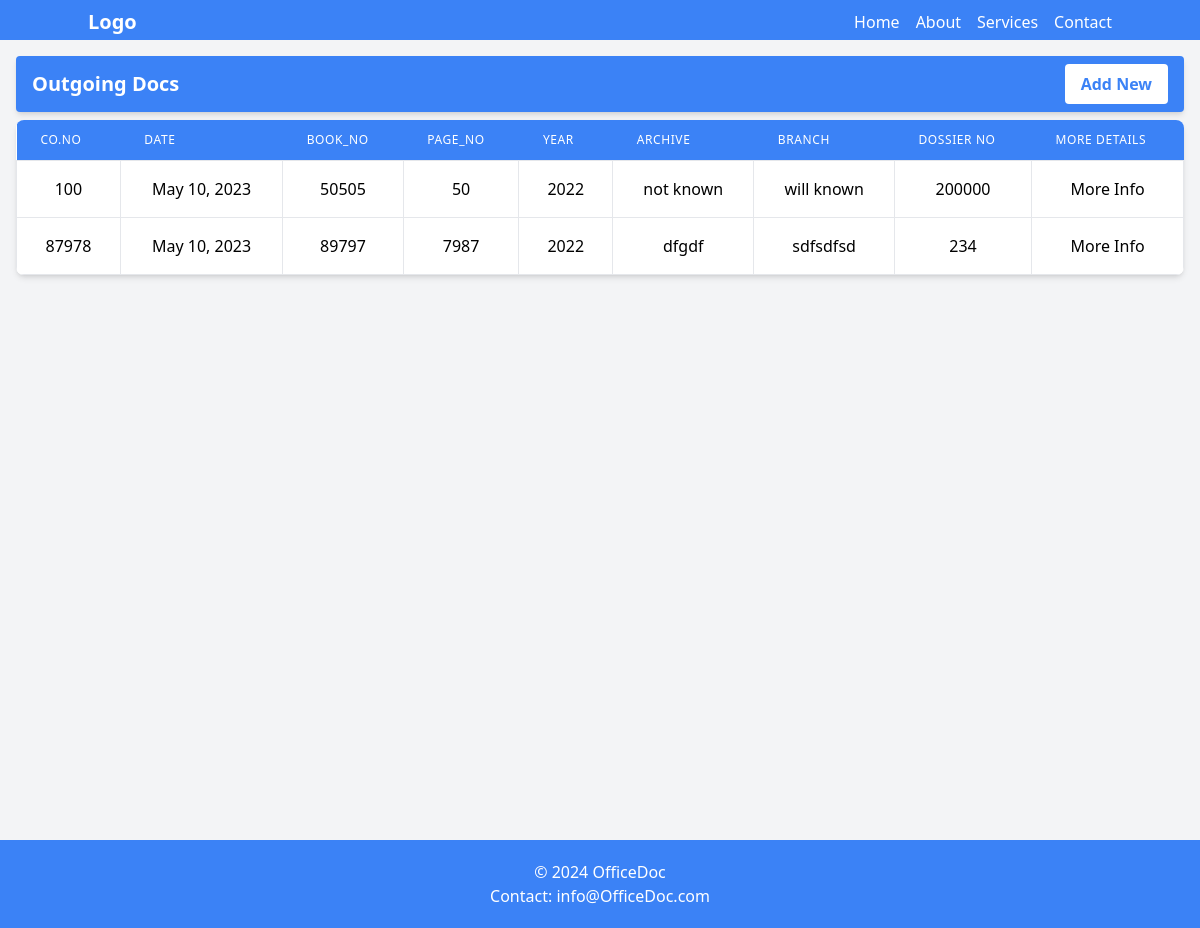
/records/outgoingDoc/, run on an earlier commit of the app's database.
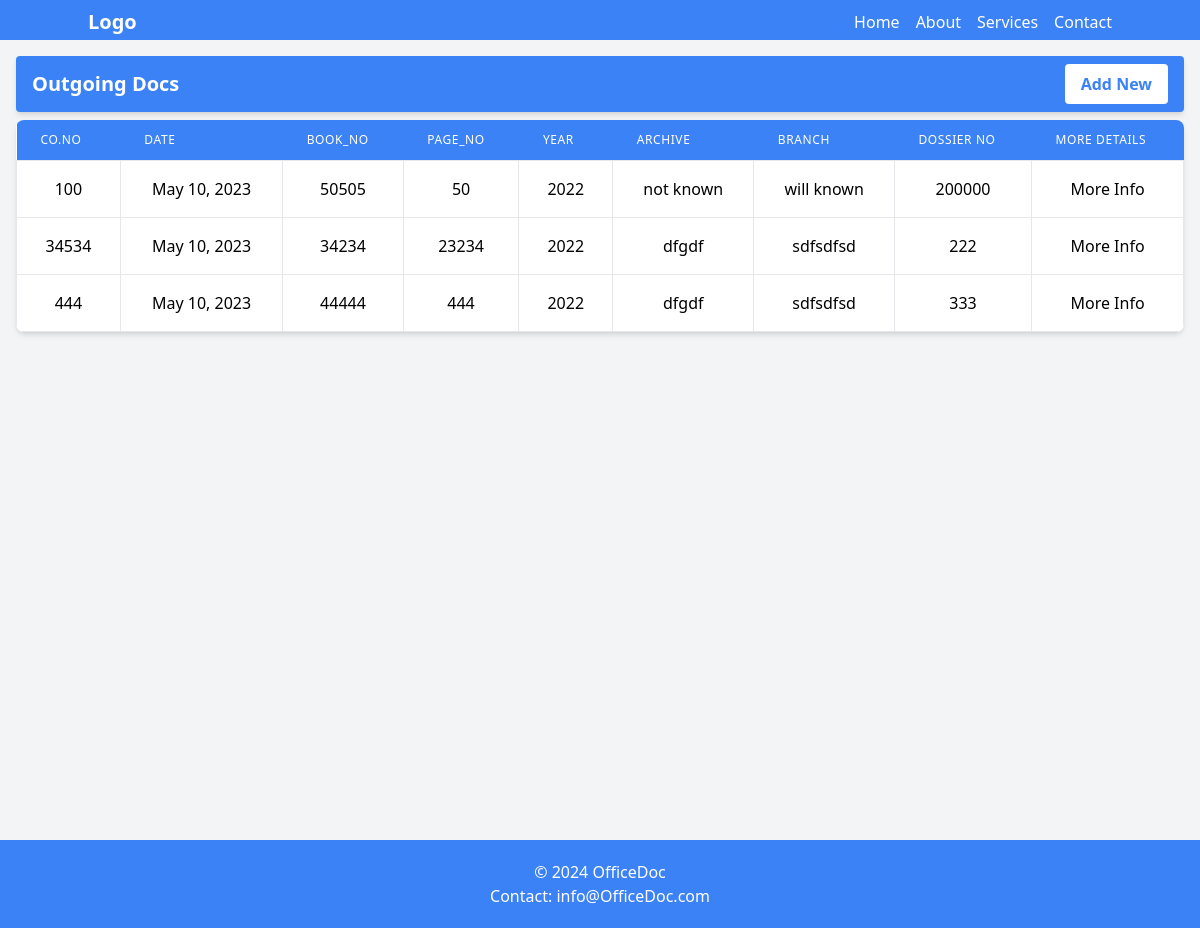
And on a later commit of the database.
### records/models.py (models this page shows, shortened)
class OutgoingDoc(models.Model):
    continuos_number = models.IntegerField(unique=True)
    date = models.DateField(null=True, blank=True)
    book_no = models.IntegerField()
    page_no = models.IntegerField()
    year    = models.CharField(max_length=20, null=True, blank=True)
    archive = models.CharField(max_length=200, null=True, blank=True)
    branch  = models.CharField(max_length=200, null=True, blank=True)
    short_explain = models.TextField()
    dossier_no = models.IntegerField()
    image = models.ImageField(upload_to="records/outgoingdocs/images", null=True, blank=True)

### records/views.py (the view)
# urls.py: path('outgoingDoc/', views.outgoingDoc, name='outgoingDoc'),
def outgoingDoc(request):
    outgoingDocs = OutgoingDoc.objects.all()
    return render (request, 'records/outgoingDocs.html', {
        'outgoingDocs': outgoingDocs,
        })

### records/templates/records/outgoingDocs.html (shortened to what this page needs)
{% extends 'base.html' %}
{% load static %}
{% block content %}
    <div class=" bg-gray-100 flex flex-col h-screen items-start  py-2 px-4">
        <div class="p-4 py-2  my-2 rounded text-white bg-blue-500 flex justify-between items-center shadow-md overflow-hidden w-full">
            <h4 class="text-xl font-bold">Outgoing Docs</h4>
            <a href="{% url 'records:addOutgoingDoc' %}">
                <button class="bg-white text-blue-500 hover:text-white hover:bg-blue-700 font-bold px-4 py-2 rounded">Add New</button>
            </a>
        </div>
        <div class="bg-white shadow-md rounded-lg overflow-hidden w-full">
            <table class="min-w-full">
                <thead>
                    <tr>
                        <th class="px-6 py-3 bg-blue-500 text-left text-xs leading-4 font-medium text-white uppercase tracking-wider">Co.No</th>
                        <th class="px-6 py-3 bg-blue-500 text-left text-xs leading-4 font-medium text-white uppercase tracking-wider">Date</th>
                        <th class="px-6 py-3 bg-blue-500 text-left text-xs leading-4 font-medium text-white uppercase tracking-wider">Book_no</th>
                        <th class="px-6 py-3 bg-blue-500 text-left text-xs leading-4 font-medium text-white uppercase tracking-wider">Page_no</th>
                        <th class="px-6 py-3 bg-blue-500 text-left text-xs leading-4 font-medium text-white uppercase tracking-wider">Year</th>
                        <th class="px-6 py-3 bg-blue-500 text-left text-xs leading-4 font-medium text-white uppercase tracking-wider">Archive</th>
                        <th class="px-6 py-3 bg-blue-500 text-left text-xs leading-4 font-medium text-white uppercase tracking-wider">Branch</th>
                        <th class="px-6 py-3 bg-blue-500 text-left text-xs leading-4 font-medium text-white uppercase tracking-wider">Dossier No</th>
                        <th class="px-6 py-3 bg-blue-500 text-left text-xs leading-4 font-medium text-white uppercase tracking-wider">More Details</th>
                    </tr>
                </thead>
                <tbody class="bg-white divide-y divide-gray-200 r">
                    {% for outgoingDoc in outgoingDocs %}
                        <tr class="hover:bg-blue-50">
                            <td class="px-6 py-4 whitespace-no-wrap border text-center">{{outgoingDoc.continuos_number}}</td>
                            <td class="px-6 py-4 whitespace-no-wrap border text-center">{{outgoingDoc.date}}</td>
                            <td class="px-6 py-4 whitespace-no-wrap border text-center">{{outgoingDoc.book_no}}</td>
                            <td class="px-6 py-4 whitespace-no-wrap border text-center">{{outgoingDoc.page_no}}</td>
                            <td class="px-6 py-4 whitespace-no-wrap border text-center">{{outgoingDoc.year}}</td>
                            <td class="px-6 py-4 whitespace-no-wrap border text-center">{{outgoingDoc.archive}}</td>
                            <td class="px-6 py-4 whitespace-no-wrap border text-center">{{outgoingDoc.branch}}</td>
                            <td class="px-6 py-4 whitespace-no-wrap border text-center">{{outgoingDoc.dossier_no}}</td>
                            <td class="px-6 py-4 whitespace-no-wrap border text-center">
                                <a href="{% url 'records:OutgoingDocDetails' outgoingDoc.id %}" class="">
                                    More Info
                                </a>
                            </td>
                        </tr>
                    {% endfor %}
                </tbody>
            </table>
        </div>
    </div>
{% endblock %}

What changed in the data, as far as the page shows it:
removed OutgoingDoc: continuos_number "87978", date "May 10, 2023", book_no "89797", page_no "7987", year "2022", archive "dfgdf", branch "sdfsdfsd", dossier_no "234"
added OutgoingDoc: continuos_number "34534", date "May 10, 2023", book_no "34234", page_no "23234", year "2022", archive "dfgdf", branch "sdfsdfsd", dossier_no "222"
added OutgoingDoc: continuos_number "444", date "May 10, 2023", book_no "44444", page_no "444", year "2022", archive "dfgdf", branch "sdfsdfsd", dossier_no "333"
